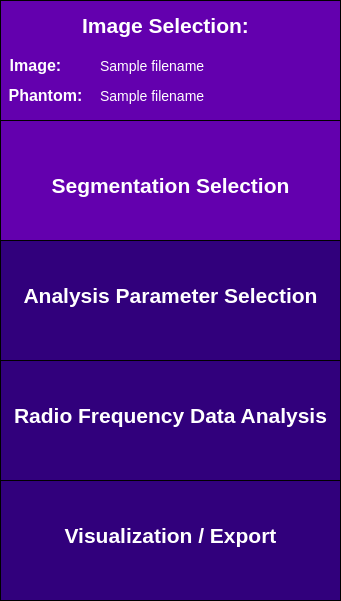
       <widget class="QWidget" name="sidebar" native="true">
        <property name="minimumSize">
         <size>
          <width>341</width>
          <height>601</height>
         </size>
        </property>
        <property name="maximumSize">
         <size>
          <width>241</width>
          <height>601</height>
         </size>
        </property>
        <property name="toolTip">
         <string>&lt;html&gt;&lt;head/&gt;&lt;body&gt;&lt;p&gt;&lt;br/&gt;&lt;/p&gt;&lt;/body&gt;&lt;/html&gt;</string>
        </property>
        <property name="styleSheet">
         <string notr="true">QWidget {
	background-color: rgb(28, 0, 101);
}</string>
        </property>
        <widget class="QFrame" name="imageSelectionSidebar">
         <property name="geometry">
          <rect>
           <x>0</x>
           <y>0</y>
           <width>341</width>
           <height>121</height>
          </rect>
         </property>
         <property name="minimumSize">
          <size>
           <width>341</width>
           <height>121</height>
          </size>
         </property>
         <property name="maximumSize">
          <size>
           <width>341</width>
           <height>121</height>
          </size>
         </property>
         <property name="styleSheet">
          <string notr="true">QFrame {
	background-color: rgb(99, 0, 174);
	border: 1px solid black;
}</string>
         </property>
         <property name="frameShape">
          <enum>QFrame::StyledPanel</enum>
         </property>
         <property name="frameShadow">
          <enum>QFrame::Raised</enum>
         </property>
         <widget class="QLabel" name="imageSelectionLabelSidebar">
          <property name="geometry">
           <rect>
            <x>70</x>
            <y>0</y>
            <width>191</width>
            <height>51</height>
           </rect>
          </property>
          <property name="styleSheet">
           <string notr="true">QLabel {
	font-size: 21px;
	color: rgb(255, 255, 255);
	background-color: rgba(255, 255, 255, 0);
	border: 0px;
	font-weight: bold;
}</string>
          </property>
          <property name="text">
           <string>Image Selection:</string>
          </property>
          <property name="alignment">
           <set>Qt::AlignCenter</set>
          </property>
         </widget>
         <widget class="QLabel" name="imageLabel">
          <property name="geometry">
           <rect>
            <x>-60</x>
            <y>40</y>
            <width>191</width>
            <height>51</height>
           </rect>
          </property>
          <property name="styleSheet">
           <string notr="true">QLabel {
	font-size: 16px;
	color: rgb(255, 255, 255);
	background-color: rgba(255, 255, 255, 0);
	border: 0px;
	font-weight: bold;
}</string>
          </property>
          <property name="text">
           <string>Image:</string>
          </property>
          <property name="alignment">
           <set>Qt::AlignCenter</set>
          </property>
         </widget>
         <widget class="QLabel" name="phantomLabel">
          <property name="geometry">
           <rect>
            <x>-50</x>
            <y>70</y>
            <width>191</width>
            <height>51</height>
           </rect>
          </property>
          <property name="styleSheet">
           <string notr="true">QLabel {
	font-size: 16px;
	color: rgb(255, 255, 255);
	background-color: rgba(255, 255, 255, 0);
	border: 0px;
	font-weight: bold
}</string>
          </property>
          <property name="text">
           <string>Phantom:</string>
          </property>
          <property name="alignment">
           <set>Qt::AlignCenter</set>
          </property>
         </widget>
         <widget class="QLabel" name="image_path_input">
          <property name="geometry">
           <rect>
            <x>100</x>
            <y>40</y>
            <width>241</width>
            <height>51</height>
           </rect>
          </property>
          <property name="styleSheet">
           <string notr="true">QLabel {
	font-size: 14px;
	color: rgb(255, 255, 255);
	background-color: rgba(255, 255, 255, 0);
	border: 0px;
}</string>
          </property>
          <property name="text">
           <string>Sample filename </string>
          </property>
          <property name="alignment">
           <set>Qt::AlignLeading|Qt::AlignLeft|Qt::AlignVCenter</set>
          </property>
         </widget>
         <widget class="QLabel" name="phantom_path_input">
          <property name="geometry">
           <rect>
            <x>100</x>
            <y>70</y>
            <width>241</width>
            <height>51</height>
           </rect>
          </property>
          <property name="styleSheet">
           <string notr="true">QLabel {
	font-size: 14px;
	color: rgb(255, 255, 255);
	background-color: rgba(255, 255, 255, 0);
	border: 0px;
}</string>
          </property>
          <property name="text">
           <string>Sample filename </string>
          </property>
          <property name="alignment">
           <set>Qt::AlignLeading|Qt::AlignLeft|Qt::AlignVCenter</set>
          </property>
         </widget>
        </widget>
        <widget class="QFrame" name="roiSidebar">
         <property name="geometry">
          <rect>
           <x>0</x>
           <y>120</y>
           <width>341</width>
           <height>121</height>
          </rect>
         </property>
         <property name="maximumSize">
          <size>
           <width>341</width>
           <height>121</height>
          </size>
         </property>
         <property name="styleSheet">
          <string notr="true">QFrame {
	background-color: rgb(99, 0, 174);
	border: 1px solid black;
}</string>
         </property>
         <property name="frameShape">
          <enum>QFrame::StyledPanel</enum>
         </property>
         <property name="frameShadow">
          <enum>QFrame::Raised</enum>
         </property>
         <widget class="QLabel" name="roiSidebarLabel">
          <property name="geometry">
           <rect>
            <x>0</x>
            <y>40</y>
            <width>341</width>
            <height>51</height>
           </rect>
          </property>
          <property name="styleSheet">
           <string notr="true">QLabel {
	font-size: 21px;
	color: rgb(255, 255, 255);
	background-color: rgba(255, 255, 255, 0);
	border: 0px;
	font-weight: bold;
}</string>
          </property>
          <property name="text">
           <string>Segmentation Selection</string>
          </property>
          <property name="alignment">
           <set>Qt::AlignCenter</set>
          </property>
         </widget>
        </widget>
        <widget class="QFrame" name="rfAnalysisSidebar">
         <property name="geometry">
          <rect>
           <x>0</x>
           <y>360</y>
           <width>341</width>
           <height>121</height>
          </rect>
         </property>
         <property name="minimumSize">
          <size>
           <width>341</width>
           <height>121</height>
          </size>
         </property>
         <property name="maximumSize">
          <size>
           <width>341</width>
           <height>121</height>
          </size>
         </property>
         <property name="styleSheet">
          <string notr="true">QFrame {
	background-color:  rgb(49, 0, 124);
	border: 1px solid black;
}</string>
         </property>
         <property name="frameShape">
          <enum>QFrame::StyledPanel</enum>
         </property>
         <property name="frameShadow">
          <enum>QFrame::Raised</enum>
         </property>
         <widget class="QLabel" name="rfAnalysisLabel">
          <property name="geometry">
           <rect>
            <x>0</x>
            <y>30</y>
            <width>341</width>
            <height>51</height>
           </rect>
          </property>
          <property name="styleSheet">
           <string notr="true">QLabel {
	font-size: 21px;
	color: rgb(255, 255, 255);
	background-color: rgba(255, 255, 255, 0);
	border: 0px;
	font-weight: bold;
}</string>
          </property>
          <property name="text">
           <string>Radio Frequency Data Analysis</string>
          </property>
          <property name="alignment">
           <set>Qt::AlignCenter</set>
          </property>
         </widget>
        </widget>
        <widget class="QFrame" name="exportResultsSidebar">
         <property name="geometry">
          <rect>
           <x>0</x>
           <y>480</y>
           <width>341</width>
           <height>121</height>
          </rect>
         </property>
         <property name="minimumSize">
          <size>
           <width>341</width>
           <height>121</height>
          </size>
         </property>
         <property name="maximumSize">
          <size>
           <width>341</width>
           <height>121</height>
          </size>
         </property>
         <property name="styleSheet">
          <string notr="true">QFrame {
	background-color:  rgb(49, 0, 124);
	border: 1px solid black;
}</string>
         </property>
         <property name="frameShape">
          <enum>QFrame::StyledPanel</enum>
         </property>
         <property name="frameShadow">
          <enum>QFrame::Raised</enum>
         </property>
         <widget class="QLabel" name="exportResultsLabel">
          <property name="geometry">
           <rect>
            <x>20</x>
            <y>30</y>
            <width>301</width>
            <height>51</height>
           </rect>
          </property>
          <property name="styleSheet">
           <string notr="true">QLabel {
	font-size: 21px;
	color: rgb(255, 255, 255);
	background-color: rgba(255, 255, 255, 0);
	border: 0px;
	font-weight: bold;
}</string>
          </property>
          <property name="text">
           <string>Visualization / Export</string>
          </property>
          <property name="alignment">
           <set>Qt::AlignCenter</set>
          </property>
         </widget>
        </widget>
        <widget class="QFrame" name="analysisParamsSidebar">
         <property name="geometry">
          <rect>
           <x>0</x>
           <y>240</y>
           <width>341</width>
           <height>121</height>
          </rect>
         </property>
         <property name="maximumSize">
          <size>
           <width>341</width>
           <height>121</height>
          </size>
         </property>
         <property name="styleSheet">
          <string notr="true">QFrame {
	background-color: rgb(49, 0, 124);
	border: 1px solid black;
}</string>
         </property>
         <property name="frameShape">
          <enum>QFrame::StyledPanel</enum>
         </property>
         <property name="frameShadow">
          <enum>QFrame::Raised</enum>
         </property>
         <widget class="QLabel" name="analysisParamsLabel">
          <property name="geometry">
           <rect>
            <x>0</x>
            <y>30</y>
            <width>341</width>
            <height>51</height>
           </rect>
          </property>
          <property name="styleSheet">
           <string notr="true">QLabel {
	font-size: 21px;
	color: rgb(255, 255, 255);
	background-color: rgba(255, 255, 255, 0);
	border: 0px;
	font-weight:bold;
}</string>
          </property>
          <property name="text">
           <string>Analysis Parameter Selection</string>
          </property>
          <property name="alignment">
           <set>Qt::AlignCenter</set>
          </property>
         </widget>
        </widget>
       </widget>
